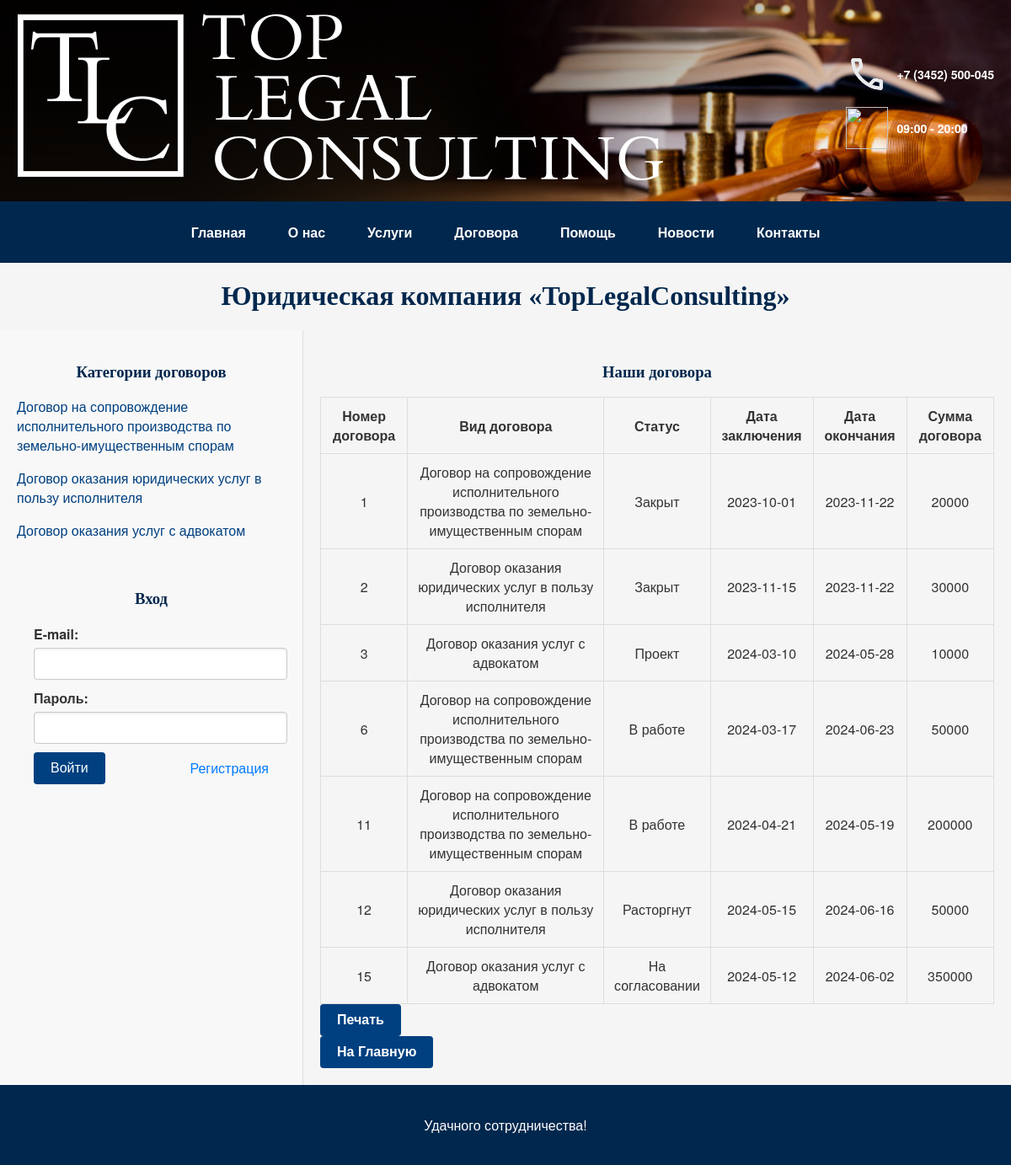
/otchet.php, run on the app's committed database.
### tables this page shows
CREATE TABLE IF NOT EXISTS `vid_dogovora` (
  `ID_вида` int(11) NOT NULL,
  `Вид договора` varchar(255) NOT NULL,
  PRIMARY KEY (`ID_вида`)
);

CREATE TABLE IF NOT EXISTS `reestr_dogovorov` (
  `Номер договора` int(11) NOT NULL,
  `Статус договора` int(11) NOT NULL,
  `Дата заключения` date NOT NULL,
  `Дата окончания` date NOT NULL,
  PRIMARY KEY (`Номер договора`),
  KEY `Статус договора` (`Статус договора`),
  KEY `Статус договора_2` (`Статус договора`)
);

### otchet.php (the view, shortened to what this page needs)
<?php
include("common/func.php");
?>
<!DOCTYPE html>
<html lang="ru">
<head>
  <link rel="stylesheet" href="/css/main.css">
  <link rel="stylesheet" href="/css/header.css">
  <link rel="stylesheet" href="/css/form.css">
  <link rel="stylesheet" href="/css/table.css">
</head>
<body class="body">
  <?php include("common/top.php"); ?>
  <div class="main-content">
    <?php include("common/top1.php"); ?>
    <div class="page-content">
      <h3>Наши договора</h3>
      <?php
      $sql = "SELECT * FROM otchet";
      $q = mysqli_query($db, $sql);
      ?>
      <?php if (mysqli_num_rows($q) > 0) : ?>
        <table>
          <thead>
            <tr>
              <th>Номер договора</th>
              <th>Вид договора</th>
              <th>Статус</th>
              <th>Дата заключения</th>
              <th>Дата окончания</th>
              <th>Сумма договора</th>
            </tr>
          </thead>
          <tbody>
            <?php while ($row = mysqli_fetch_assoc($q)) : ?>
              <tr>
                <td><?= isset($row['Номер договора']) ? htmlspecialchars($row['Номер договора']) : '' ?></td>
                <td><?= isset($row['Вид договора']) ? htmlspecialchars($row['Вид договора']) : '' ?></td>
                <td><?= isset($row['Статус']) ? htmlspecialchars($row['Статус']) : '' ?></td>
                <td><?= isset($row['Дата заключения']) ? htmlspecialchars($row['Дата заключения']) : '' ?></td>
                <td><?= isset($row['Дата окончания']) ? htmlspecialchars($row['Дата окончания']) : '' ?></td>
                <td><?= isset($row['Сумма договора']) ? htmlspecialchars($row['Сумма договора']) : '' ?></td>
              </tr>
            <?php endwhile; ?>
          </tbody>
        </table>
      <?php else : ?>
        <p>Нет данных для отображения.</p>
      <?php endif; ?>
      <div class="print-section">
        <button onclick="window.print();" class="btn-new">Печать</button>
      </div>
      <div class="home-section">
        <a href="/"><button class="btn-new">На Главную</button></a>
      </div>
    </div>
  </div>
  <?php include("common/bottom.php"); ?>
</body>
</html>

### common/top1.php
<div class="left-side">
    <div id="contracts-section">
        <h3>Категории договоров</h3>
        <div class="category">
            <?php
            $sql = "SELECT * FROM `vid_dogovora` WHERE 1";
            $q_types = $db->query($sql);
            while ($row_types = mysqli_fetch_array($q_types, MYSQLI_NUM)) : ?>
                <span class="contract-category">
                    <p>
                        <a href="/?vid=catalog&type=<?= $row_types[0] ?>"><?= $row_types[1] ?></a>
                    </p>
                </span>
            <?php endwhile; ?>
        </div>
    </div>
    <div class="auth-container">
        <?php if (isset($_SESSION['name_client'])) : ?>
            Здравствуйте, <?= $_SESSION['name_client'] ?>!
            <a href='/reg.php?exit=1'>Выход</a>
        <?php else : ?>
            <form method="get" action="/reg.php">
                <div>
                    <h3>Вход</h3>
                    <div class="input-group">
                        <label for="mail">E-mail:</label>
                        <input id="mail" name="mail" type="text" size="30" maxlength="50" class="form-control" />
                    </div>
                    <div class="input-group">
                        <label for="pas">Пароль:</label>
                        <input id="pas" name="pas" type="password" size="20" maxlength="20" class="form-control" />
                    </div>
                    <div class="btn-container">
                        <input class="btn-new" name="enter" type="submit" value="Войти" />
                        <a href="/reg.php">Регистрация</a>
                    </div>
                </div>
            </form>
        <?php endif; ?>
    </div>
</div>

### css/main.css (style rules this page uses)
body { font-family: 'Helvetica Neue', Arial, sans-serif; color: #333; background-color: #f5f5f5; margin: 0; padding: 0; }
h1, h2, h3, h4, h5, h6 { font-family: 'Georgia', serif; color: #00274d; text-align: center; }
a { color: #004080; text-decoration: none; transition: color 0.3s ease; }
.main-content { display: flex; width: 100%; max-width: 1200px; margin: 0 auto; flex-wrap: wrap; }
.left-side { width: 30%; padding: 20px; background-color: #f8f8f8; border-right: 1px solid #ddd; box-sizing: border-box; }
.page-content { width: 70%; padding: 20px; box-sizing: border-box; }

### css/form.css (style rules this page uses)
.form-control { width: 100%; padding: 10px; font-size: 14px; border: 1px solid #ccc; border-radius: 4px; box-shadow: inset 0 1px 3px rgba(0, 0, 0, 0.1); transition: border-color 0.3s ease; }
button, .btn { background-color: #004080; color: #fff; border: none; padding: 10px 20px; font-size: 16px; font-weight: bold; border-radius: 5px; cursor: pointer; transition: background-color 0.3s ease, transform 0.2s ease; }
.btn-new { background-color: #004080; color: #fff; border: none; padding: 10px 20px; font-size: 16px; cursor: pointer; border-radius: 4px; text-align: center; }
.auth-container { display: flex; flex-direction: column; align-items: center; padding: 20px; border-radius: 8px; margin-top: 20px; }
.input-group { margin-bottom: 10px; width: 100%; }
.input-group label { display: block; margin-bottom: 5px; font-weight: bold; }
.input-group input { width: 100%; padding: 10px; border: 1px solid #ccc; border-radius: 4px; }
.btn-container { display: flex; align-items: center; justify-content: space-between; width: 100%; }
.btn-container a { color: #007bff; text-decoration: none; transition: color 0.3s ease; }

### css/table.css (style rules this page uses)
table { width: 100%; border-collapse: collapse; margin: 0; padding: 0; }
thead th { text-align: center; font-weight: bold; padding: 10px; border: 1px solid #ddd; }
tbody td { padding: 10px; text-align: center; border: 1px solid #ddd; vertical-align: middle; }

### data on the page
vid_dogovora: Вид договора "Договор на сопровождение исполнительного производства по земельно-имущественным спорам"
vid_dogovora: Вид договора "Договор оказания юридических услуг в пользу исполнителя"
vid_dogovora: Вид договора "Договор оказания услуг с адвокатом"
reestr_dogovorov: Номер договора "1", Вид "Договор на сопровождение исполнительного производства по земельно-имущественным спорам", Статус "Закрыт", Дата заключения "2023-10-01", Дата окончания "2023-11-22", Сумма "20000"
reestr_dogovorov: Номер договора "2", Вид "Договор оказания юридических услуг в пользу исполнителя", Статус "Закрыт", Дата заключения "2023-11-15", Дата окончания "2023-11-22", Сумма "30000"
reestr_dogovorov: Номер договора "3", Вид "Договор оказания услуг с адвокатом", Статус "Проект", Дата заключения "2024-03-10", Дата окончания "2024-05-28", Сумма "10000"
reestr_dogovorov: Номер договора "6", Вид "Договор на сопровождение исполнительного производства по земельно-имущественным спорам", Статус "В работе", Дата заключения "2024-03-17", Дата окончания "2024-06-23", Сумма "50000"
reestr_dogovorov: Номер договора "11", Вид "Договор на сопровождение исполнительного производства по земельно-имущественным спорам", Статус "В работе", Дата заключения "2024-04-21", Дата окончания "2024-05-19", Сумма "200000"
reestr_dogovorov: Номер договора "12", Вид "Договор оказания юридических услуг в пользу исполнителя", Статус "Расторгнут", Дата заключения "2024-05-15", Дата окончания "2024-06-16", Сумма "50000"
reestr_dogovorov: Номер договора "15", Вид "Договор оказания услуг с адвокатом", Статус "На согласовании", Дата заключения "2024-05-12", Дата окончания "2024-06-02", Сумма "350000"
